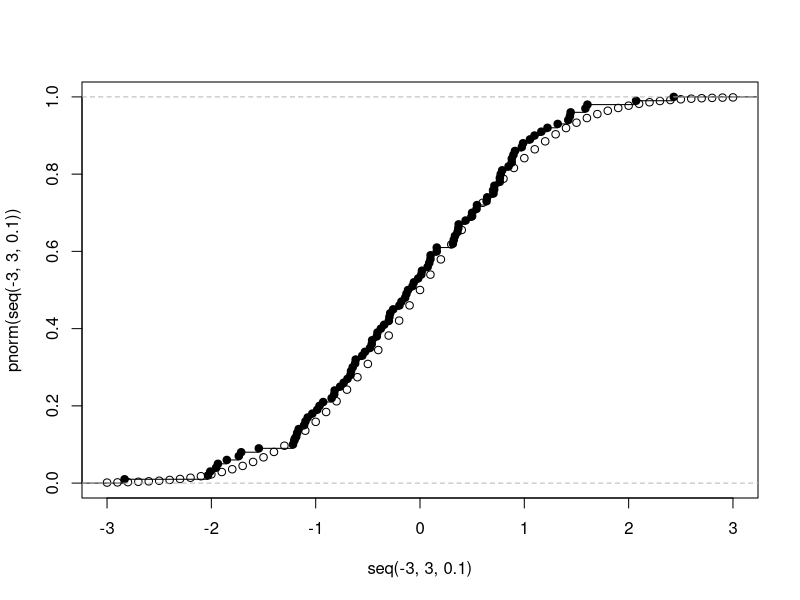
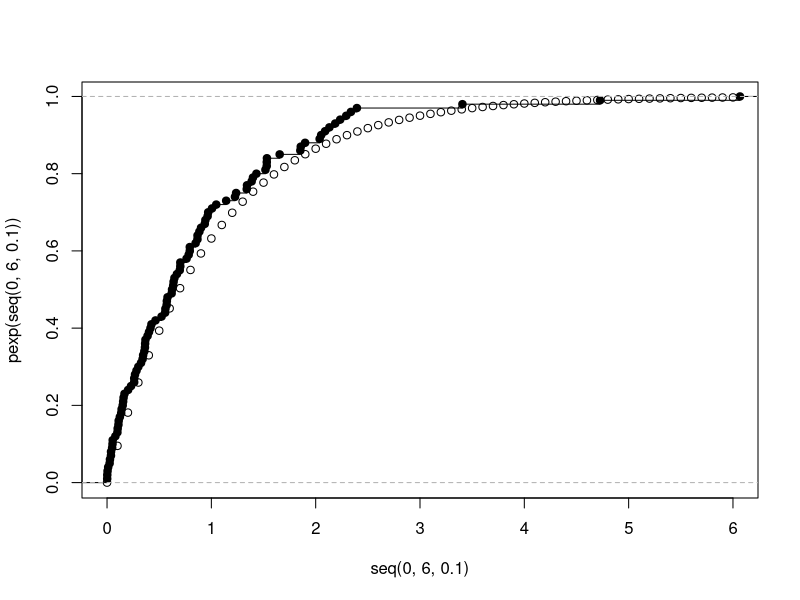
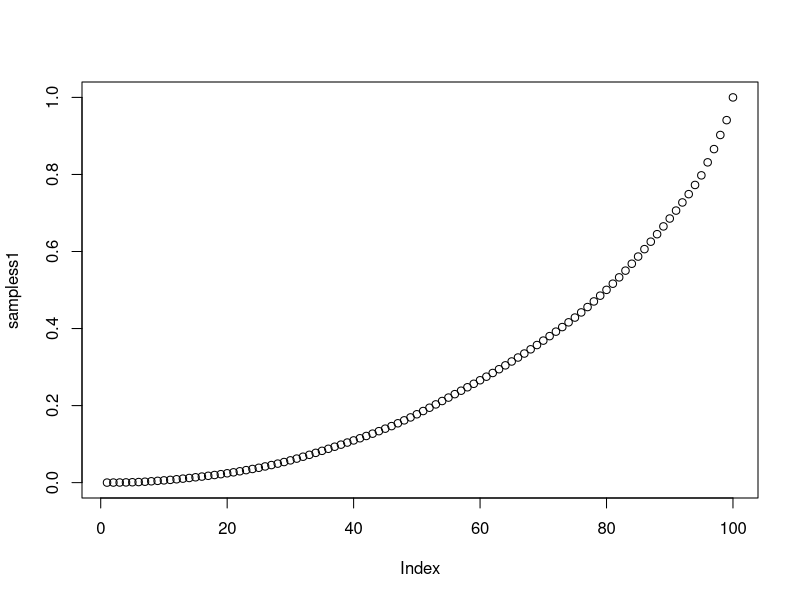

These charts were generated, in order, by the following R code: (Note: this script raises an error after producing the figures.)
set.seed(131131)

# Zad 1

datan <- rnorm(100)
plot(seq(-3, 3, 0.1), pnorm(seq(-3, 3, 0.1)))
lines(ecdf(datan))

datae <- rexp(100)
plot(seq(0, 6, 0.1), pexp(seq(0, 6, 0.1)))
lines(ecdf(datae))

# Zad 2

# Funkcje Pomocnicze
L <- function(sample,u) {
    #print(sample)
    ext <- (sample - u)
    return(ext)
}
U <- function(sample,u) {
    ext <- (sample + u)
    return(ext)
}

# Preprocesing
alpha <- 0.05
n <- 100
M <- 1
error <- 0
epsilon_n <- sqrt((log(2 / alpha) / (2 * n)))


# Symulacja
for (i in 1:M) {
    samples <- rexp(n)
    samplesc <- table(samples)
    sampless1 <- cumsum(sort(samples)) / sum(samples)
    sampless <- samples / sum(samples)


    #plot(seq(0, 6, 0.1), sampless)
    plot(sampless1)
    for (j in 1:n-1) {
        
        J <- j/n
        LL <- L(sampless1[j], epsilon_n)
        UU <- U(sampless1[j], epsilon_n)

        if (LL > pexp(J) || UU < pexp(J)) {
            print(J)
            #print(epsilon_n)
            #print((pexp(j)))
            #print(LL)
            print(qexp(J))
            print(UU)
            error <- error + 1
        }
    }
}
print(error)






